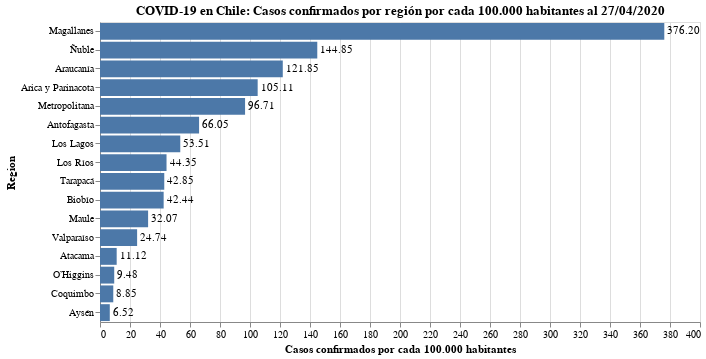

Notebook code for this chart:
### Code cell
#hide_input

bars = alt.Chart(data_raw).mark_bar().encode(
    x = alt.X('Tasa de casos:Q', axis=alt.Axis(title='Casos confirmados por cada 100.000 habitantes')),
    y = alt.Y('Region:N', sort='-x'),
    tooltip = 'Tasa de casos'
).properties(
    title=f'COVID-19 en Chile: Casos confirmados por región por cada 100.000 habitantes al {today_es_format}'
)

text = bars.mark_text(
    align='left',
    baseline='middle',
    dx=3  # Nudges text to right so it doesn't appear on top of the bar
).encode(
    text=alt.Text('Tasa de casos:Q', format=',.2f')
)

# bars.configure_title(
#     fontSize=20,
#     font='Courier',
#     anchor='start',
#     color='gray'
# )

(bars + text).properties(width=600, height=300)

### Figure 1 — Vega-Lite specification as saved in the notebook (floating-point values rounded to 4 significant figures)
{"config": {"view": {"continuousWidth": 400, "continuousHeight": 300}}, "layer": [{"mark": "bar", "encoding": {"tooltip": {"type": "quantitative", "field": "Tasa de casos"}, "x": {"type": "quantitative", "axis": {"title": "Casos confirmados por cada 100.000 habitantes"}, "field": "Tasa de casos"}, "y": {"type": "nominal", "field": "Region", "sort": "-x"}}, "title": "COVID-19 en Chile: Casos confirmados por región por cada 100.000 habitantes al 27/04/2020"}, {"mark": {"type": "text", "align": "left", "baseline": "middle", "dx": 3}, "encoding": {"text": {"type": "quantitative", "field": "Tasa de casos", "format": ",.2f"}, "tooltip": {"type": "quantitative", "field": "Tasa de casos"}, "x": {"type": "quantitative", "axis": {"title": "Casos confirmados por cada 100.000 habitantes"}, "field": "Tasa de casos"}, "y": {"type": "nominal", "field": "Region", "sort": "-x"}}, "title": "COVID-19 en Chile: Casos confirmados por región por cada 100.000 habitantes al 27/04/2020"}], "data": {"name": "data-520d90c3e38c044696110d844b5d5eb6"}, "height": 300, "width": 600, "$schema": "https://vega.github.io/schema/vega-lite/v4.8.1.json", "datasets": {"data-520d90c3e38c044696110d844b5d5eb6": [{"Region": "Arica y Parinacota", "2020-04-27": 265, "Tasa de casos": 105.1}, {"Region": "Tarapacá", "2020-04-27": 164, "Tasa de casos": 42.85}, {"Region": "Antofagasta", "2020-04-27": 457, "Tasa de casos": 66.05}, {"Region": "Atacama", "2020-04-27": 35, "Tasa de casos": 11.12}, {"Region": "Coquimbo", "2020-04-27": 74, "Tasa de casos": 8.851}, {"Region": "Valparaíso", "2020-04-27": 485, "Tasa de casos": 24.74}, {"Region": "Metropolitana", "2020-04-27": 7858, "Tasa de casos": 96.71}, {"Region": "O’Higgins", "2020-04-27": 94, "Tasa de casos": 9.485}, {"Region": "Maule", "2020-04-27": 363, "Tasa de casos": 32.07}, {"Region": "Ñuble", "2020-04-27": 741, "Tasa de casos": 144.9}, {"Region": "Biobío", "2020-04-27": 706, "Tasa de casos": 42.44}, {"Region": "Araucanía", "2020-04-27": 1236, "Tasa de casos": 121.9}, {"Region": "Los Ríos", "2020-04-27": 180, "Tasa de casos": 44.35}, {"Region": "Los Lagos", "2020-04-27": 477, "Tasa de casos": 53.51}, {"Region": "Aysén", "2020-04-27": 7, "Tasa de casos": 6.524}, {"Region": "Magallanes", "2020-04-27": 671, "Tasa de casos": 376.2}]}}
